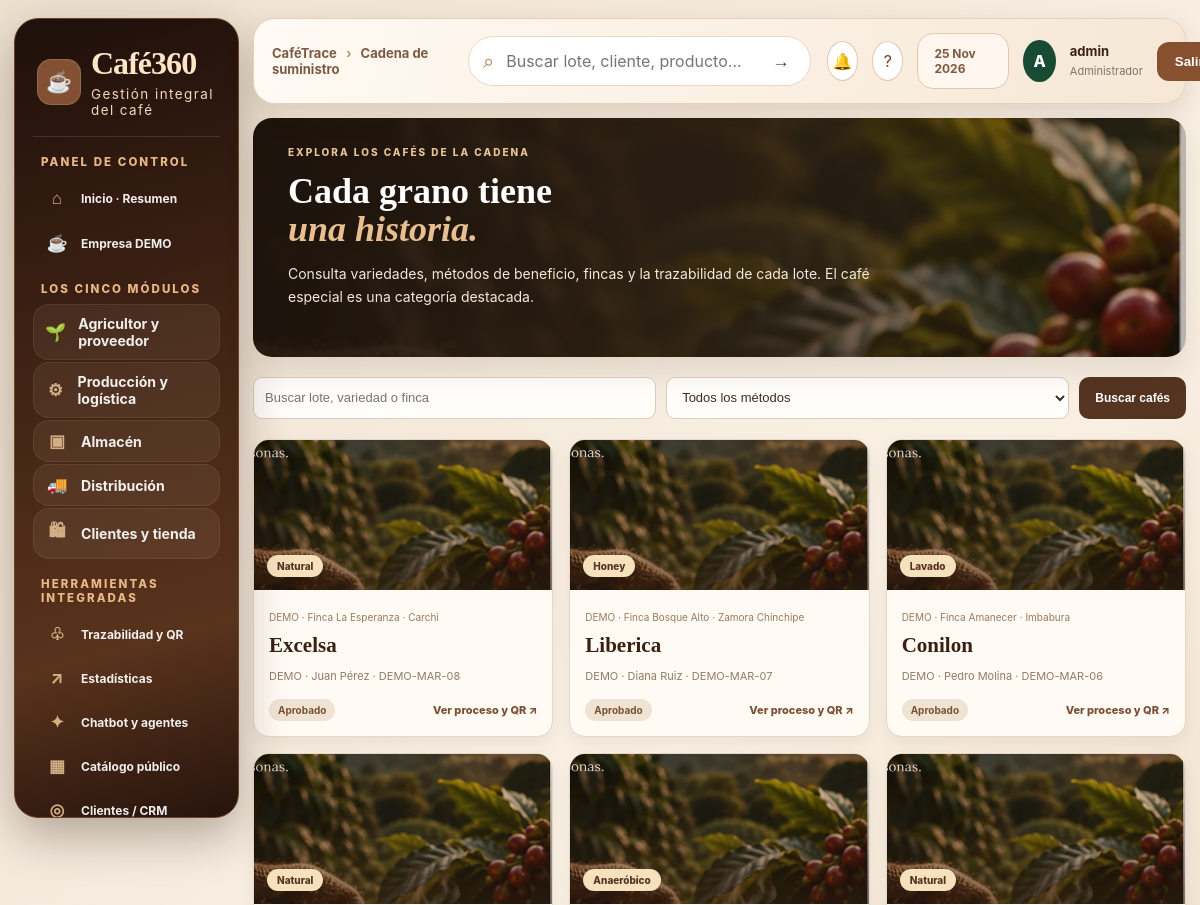
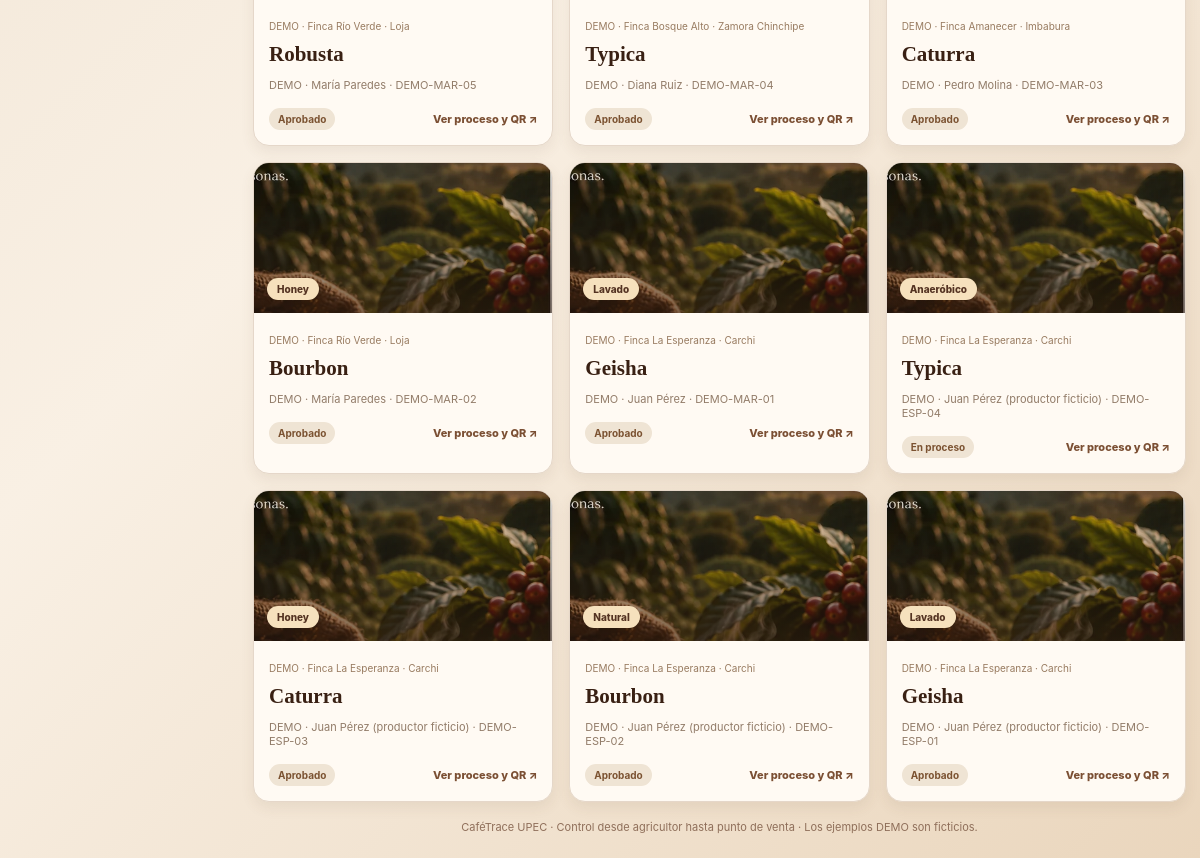
Page /catalogo/ (signed in) on the committed database (2 pictures, top to bottom).
### trazabilidad/models.py (models this page shows, shortened)
class Lote(models.Model):
    METODOS = [
        ("Lavado", "Lavado"),
        ("Honey", "Honey"),
        ("Natural", "Natural"),
        ("Anaeróbico", "Anaeróbico"),
    ]
    ESTADOS = [
        ("En proceso", "En proceso"),
        ("Aprobado", "Aprobado"),
        ("Rechazado", "Rechazado"),
    ]
    codigo = models.CharField(max_length=30, unique=True, editable=False)
    productor = models.ForeignKey(Productor, on_delete=models.PROTECT, related_name="lotes")
    finca = models.ForeignKey(Finca, on_delete=models.PROTECT, related_name="lotes")
    variedad = models.CharField(max_length=100)
    fecha_cosecha = models.DateField()
    cantidad_kg = models.DecimalField(max_digits=10, decimal_places=2)
    metodo_proceso = models.CharField(max_length=30, choices=METODOS, default="Lavado")
    fecha_ingreso = models.DateField(default=timezone.now)
    humedad = models.DecimalField(max_digits=5, decimal_places=2, null=True, blank=True)
    temperatura_secado = models.DecimalField(max_digits=5, decimal_places=2, null=True, blank=True)
    tiempo_fermentacion_horas = models.DecimalField(max_digits=6, decimal_places=2, null=True, blank=True)
    estado = models.CharField(max_length=30, choices=ESTADOS, default="En proceso")
    notas = models.TextField(blank=True)
    creado = models.DateTimeField(auto_now_add=True)
    class Meta:
        ordering = ["-creado"]

class Finca(models.Model):
    productor = models.ForeignKey(Productor, on_delete=models.CASCADE, related_name="fincas")
    nombre = models.CharField(max_length=150)
    parroquia = models.CharField(max_length=100, blank=True)
    canton = models.CharField(max_length=100, blank=True)
    provincia = models.CharField(max_length=100, default="Carchi")
    altura_msnm = models.PositiveIntegerField(null=True, blank=True)
    variedad_principal = models.CharField(max_length=100, blank=True)
    class Meta:
        ordering = ["nombre"]

class Productor(models.Model):
    nombre = models.CharField(max_length=150)
    identificacion = models.CharField(max_length=30, blank=True)
    telefono = models.CharField(max_length=30, blank=True)
    comunidad = models.CharField(max_length=150, blank=True)
    class Meta:
        ordering = ["nombre"]

### cadena/views.py (the view)
# urls.py: path('catalogo/',views.catalogo,name='cadena_catalogo'),
@login_required
def catalogo(request):
    q=request.GET.get('q','').strip()[:100]
    metodo=request.GET.get('metodo','')
    rows=Lote.objects.select_related('finca','productor').all()
    if q:rows=rows.filter(Q(codigo__icontains=q)|Q(variedad__icontains=q)|Q(finca__nombre__icontains=q))
    if metodo in dict(Lote.METODOS):rows=rows.filter(metodo_proceso=metodo)
    return render(request,'cadena/catalogo.html',{'lotes':rows[:90],'q':q,'metodo':metodo,'metodos':Lote.METODOS})

### trazabilidad/permissions.py (called while the page is built)
def roles_for(user):
    if not user.is_authenticated:
        return set()
    if user.is_superuser:
        return set(ROLE_NAMES)
    return set(user.groups.filter(name__in=ROLE_NAMES).values_list("name", flat=True))

### templates/cadena/catalogo.html (shortened to what this page needs)
{% extends 'base.html' %}{% load static %}{% block title %}Catálogo de cafés · CaféTrace{% endblock %}{% block content %}
<section class="mrp-hero compact"><div class="mrp-hero-copy"><div class="mrp-eyebrow">EXPLORA LOS CAFÉS DE LA CADENA</div><h1>Cada grano tiene<br><em>una historia.</em></h1><p>Consulta variedades, métodos de beneficio, fincas y la trazabilidad de cada lote. El café especial es una categoría destacada.</p></div></section>
<form method="get" class="mrp-filter"><input class="mrp-input" name="q" value="{{ q }}" placeholder="Buscar lote, variedad o finca"><select class="mrp-input" name="metodo"><option value="">Todos los métodos</option></select><button class="mrp-btn dark" type="submit">Buscar cafés</button></form>
<div class="mrp-coffee-grid">{% for lote in lotes %}<article class="mrp-coffee-card"><div class="mrp-coffee-photo"><span>{{ lote.metodo_proceso }}</span></div><div class="mrp-coffee-body"><small>{{ lote.finca.nombre }} · {{ lote.finca.provincia }}</small><h3>{{ lote.variedad }}</h3><p>{{ lote.productor.nombre }} · {{ lote.codigo }}</p><div class="mrp-coffee-foot"><span class="mrp-pill">{{ lote.estado }}</span><a href="{% url 'detalle_lote' lote.id %}">Ver proceso y QR ↗</a></div></div></article>{% empty %}<section class="mrp-panel"><h3>No hay cafés con ese filtro.</h3><p>Modifica la búsqueda o carga los datos DEMO desde PowerShell.</p></section>{% endfor %}</div>
{% endblock %}

### templates/base.html (shortened to what this page needs)
{% load static %}
<!DOCTYPE html><html lang="es"><head><meta charset="utf-8"><meta name="viewport" content="width=device-width,initial-scale=1"><title>{% block title %}CaféTrace · Cadena del café{% endblock %}</title>
<link rel="stylesheet" href="{% static 'css/style.css' %}"><link rel="stylesheet" href="{% static 'css/dashboard-pro.css' %}"><link rel="stylesheet" href="{% static 'css/cadena-2026.css' %}"><link rel="stylesheet" href="{% static 'css/cafe-experiencia.css' %}"><link rel="stylesheet" href="{% static 'css/tienda-premium.css' %}"><link rel="stylesheet" href="{% static 'css/cafe360-ui.css' %}">{% block extra_head %}{% endblock %}</head>
<body class="mrp-app {% if user.is_superuser %}mrp-admin{% else %}mrp-operator{% endif %}"><div class="mrp-shell">
{% if user.is_superuser %}<aside id="mrp-sidebar" class="mrp-sidebar"><a href="{% url 'inicio' %}" class="mrp-brand"><span class="mrp-brandicon">☕</span><span><strong>Café360</strong><small>Gestión integral del café</small></span></a>
<div class="mrp-side-title">PANEL DE CONTROL</div>
<a class="mrp-menu-link" href="{% url 'inicio' %}"><span>⌂</span> Inicio · Resumen</a>
<a class="mrp-menu-link" href="{% url 'cadena_empresa_demo' %}"><span>☕</span> Empresa DEMO</a>
<div class="mrp-side-title">LOS CINCO MÓDULOS</div>
<a class="mrp-menu-link c360-primary-module" href="{% url 'cadena_area' 'proveedor' %}"><span>🌱</span> Agricultor y proveedor</a>
<a class="mrp-menu-link c360-primary-module" href="{% url 'cadena_area' 'produccion' %}"><span>⚙</span> Producción y logística</a>
<a class="mrp-menu-link c360-primary-module" href="{% url 'cadena_area' 'almacen' %}"><span>▣</span> Almacén</a>
<a class="mrp-menu-link c360-primary-module" href="{% url 'cadena_area' 'distribucion' %}"><span>🚚</span> Distribución</a>
<a class="mrp-menu-link c360-primary-module" href="{% url 'cadena_area' 'tienda' %}"><span>🛍</span> Clientes y tienda</a>
<div class="mrp-side-title">HERRAMIENTAS INTEGRADAS</div>
<a class="mrp-menu-link" href="{% url 'lista_lotes' %}"><span>♧</span> Trazabilidad y QR</a>
<a class="mrp-menu-link" href="{% url 'cadena_estadisticas' %}"><span>↗</span> Estadísticas</a>
<a class="mrp-menu-link" href="{% url 'cadena_herramientas' %}"><span>✦</span> Chatbot y agentes</a>
<a class="mrp-menu-link" href="{% url 'catalogo_publico' %}"><span>▦</span> Catálogo público</a>
<a class="mrp-menu-link" href="{% url 'cadena_puntos' %}"><span>◎</span> Clientes / CRM</a>
<div class="mrp-sidebar-bottom"><span>●</span> Aplicativo conectado a una empresa simulada<br><small>Catálogo, QR, analítica, trazabilidad y áreas operativas integradas.</small></div></aside>{% endif %}
<div class="mrp-main"><header class="mrp-topbar">{% if user.is_superuser %}<button class="mrp-mobile" type="button" onclick="document.getElementById('mrp-sidebar').classList.toggle('mrp-open')" aria-label="Abrir menú">☰</button>{% else %}<a class="operator-brand" href="{% url 'inicio' %}">☕ CaféTrace <span>· Mi área de trabajo</span></a>{% endif %}<div class="mrp-breadcrumb">CaféTrace <span>›</span> {% block breadcrumb %}Cadena de suministro{% endblock %}</div><form class="c360-search" action="{% url 'lista_lotes' %}" method="get"><input type="text" name="q" placeholder="Buscar lote, cliente, producto..."><button type="submit">→</button></form><div class="mrp-top-right"><a class="c360-icon-btn" href="{% url 'alertas' %}" title="Alertas">🔔</a><a class="c360-icon-btn" href="{% url 'cadena_herramientas' %}" title="Asistente">?</a><span class="mrp-top-date">{% now 'd M Y' %}</span><span class="mrp-avatar">{{ user.first_name|default:user.username|first|upper }}</span><span class="mrp-user"><b>{{ user.get_full_name|default:user.username }}</b><small>{% if user.is_superuser %}Administrador{% else %}{% for g in user.groups.all %}{{ g.name }}{% if not forloop.last %} · {% endif %}{% empty %}Operador{% endfor %}{% endif %}</small></span><form method="post" action="{% url 'logout' %}">{% csrf_token %}<button type="submit" class="mrp-exit">Salir</button></form></div></header>
<main class="mrp-content">{% block content %}{% endblock %}</main><footer class="mrp-footer">CaféTrace UPEC · Control desde agricultor hasta punto de venta · Los ejemplos DEMO son ficticios.</footer></div></div>
<script>document.querySelectorAll('.mrp-menu-link').forEach(a=>{if(a.pathname===location.pathname)a.classList.add('is-active')})</script>{% block extra_js %}{% endblock %}</body></html>

### static/css/style.css (style rules this page uses)
* { box-sizing:border-box }
body { margin:0;font-family:Arial,Helvetica,sans-serif;background:#f6f4ef;color:#29251f }
footer { text-align:center;padding:30px;color:#777;font-size:13px }
body { background:#f7f5f0;color:#26352c }

### static/css/dashboard-pro.css (style rules this page uses)
:root { --brand:#427f48;--deep:#203a2c;--muted:#7a8880;--line:#e8eee9;--bg:#f8faf8;--card:#fff }
* { box-sizing:border-box }
a { color:inherit }
:root { --brand:#774424;--deep:#331d14;--muted:#8b7769;--line:#eadfd2;--bg:#fbf7f1;--card:#fffdfb }

### static/css/cafe-experiencia.css (style rules this page uses)
html { scroll-behavior:smooth }
.mrp-admin .mrp-content { max-width:1760px }

### rows in the picture
Lote: metodo_proceso "Natural", finca.nombre "DEMO · Finca La Esperanza", finca.provincia "Carchi", variedad "Excelsa", productor.nombre "DEMO · Juan Pérez", codigo "DEMO-MAR-08", estado "Aprobado"
Lote: metodo_proceso "Honey", finca.nombre "DEMO · Finca Bosque Alto", finca.provincia "Zamora Chinchipe", variedad "Liberica", productor.nombre "DEMO · Diana Ruiz", codigo "DEMO-MAR-07", estado "Aprobado"
Lote: metodo_proceso "Lavado", finca.nombre "DEMO · Finca Amanecer", finca.provincia "Imbabura", variedad "Conilon", productor.nombre "DEMO · Pedro Molina", codigo "DEMO-MAR-06", estado "Aprobado"
Lote: metodo_proceso "Natural", finca.nombre "DEMO · Finca Río Verde", finca.provincia "Loja", variedad "Robusta", productor.nombre "DEMO · María Paredes", codigo "DEMO-MAR-05", estado "Aprobado"
Lote: metodo_proceso "Anaeróbico", finca.nombre "DEMO · Finca Bosque Alto", finca.provincia "Zamora Chinchipe", variedad "Typica", productor.nombre "DEMO · Diana Ruiz", codigo "DEMO-MAR-04", estado "Aprobado"
Lote: metodo_proceso "Natural", finca.nombre "DEMO · Finca Amanecer", finca.provincia "Imbabura", variedad "Caturra", productor.nombre "DEMO · Pedro Molina", codigo "DEMO-MAR-03", estado "Aprobado"
Lote: metodo_proceso "Honey", finca.nombre "DEMO · Finca Río Verde", finca.provincia "Loja", variedad "Bourbon", productor.nombre "DEMO · María Paredes", codigo "DEMO-MAR-02", estado "Aprobado"
Lote: metodo_proceso "Lavado", finca.nombre "DEMO · Finca La Esperanza", finca.provincia "Carchi", variedad "Geisha", productor.nombre "DEMO · Juan Pérez", codigo "DEMO-MAR-01", estado "Aprobado"
Lote: metodo_proceso "Anaeróbico", finca.nombre "DEMO · Finca La Esperanza", finca.provincia "Carchi", variedad "Typica", productor.nombre "DEMO · Juan Pérez (productor ficticio)", codigo "DEMO-ESP-04", estado "En proceso"
Lote: metodo_proceso "Honey", finca.nombre "DEMO · Finca La Esperanza", finca.provincia "Carchi", variedad "Caturra", productor.nombre "DEMO · Juan Pérez (productor ficticio)", codigo "DEMO-ESP-03", estado "Aprobado"
Lote: metodo_proceso "Natural", finca.nombre "DEMO · Finca La Esperanza", finca.provincia "Carchi", variedad "Bourbon", productor.nombre "DEMO · Juan Pérez (productor ficticio)", codigo "DEMO-ESP-02", estado "Aprobado"
Lote: metodo_proceso "Lavado", finca.nombre "DEMO · Finca La Esperanza", finca.provincia "Carchi", variedad "Geisha", productor.nombre "DEMO · Juan Pérez (productor ficticio)", codigo "DEMO-ESP-01", estado "Aprobado"

### other values in the picture
{{ user.first_name|default:user.username|first|upper }} "A"
{{ user.get_full_name|default:user.username }} "admin"
